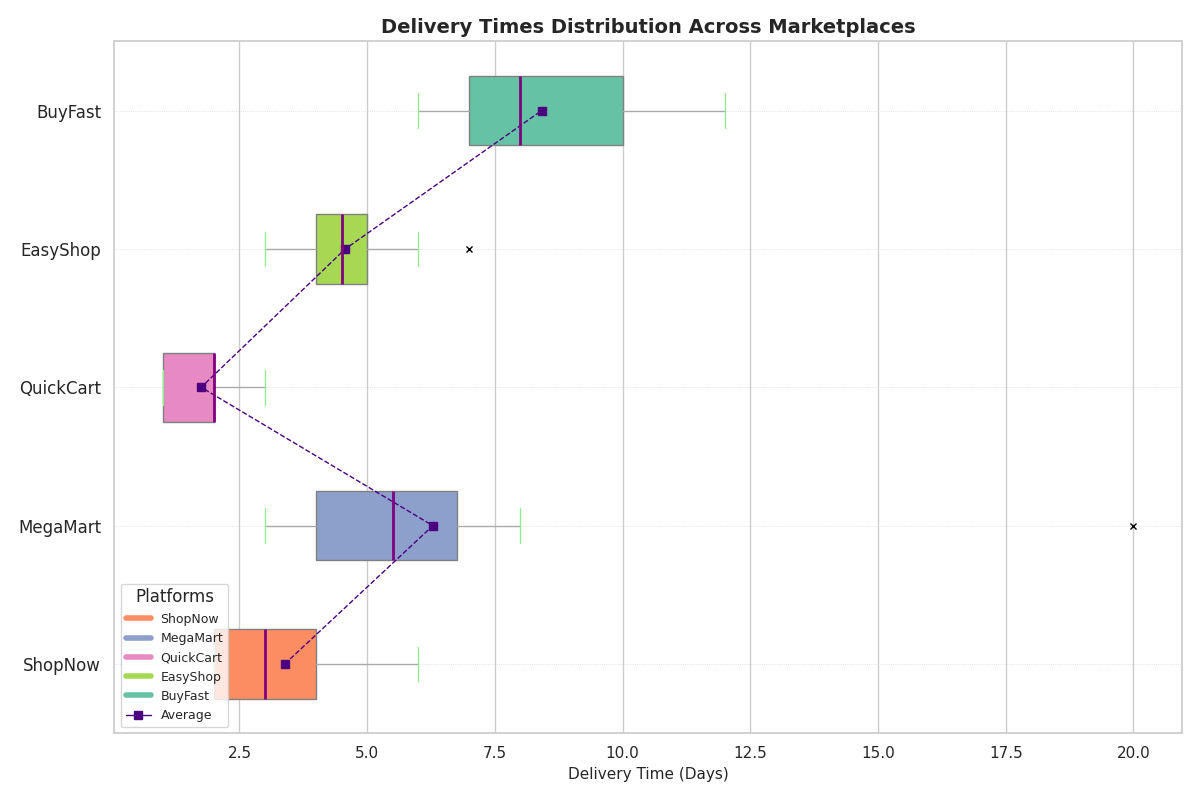

The Python source for this figure:
import matplotlib.pyplot as plt
import numpy as np

# E-commerce platforms
marketplaces = ['ShopNow', 'MegaMart', 'QuickCart', 'EasyShop', 'BuyFast']

# Delivery times (in days)
delivery_times = [
    [2, 3, 5, 2, 3, 4, 5, 2, 3, 6, 2, 3, 4],
    [4, 3, 5, 6, 4, 7, 3, 6, 4, 5, 7, 6, 8, 20],
    [1, 2, 2, 1, 3, 2, 1, 2, 3, 1, 1, 2],
    [3, 5, 4, 6, 5, 3, 4, 5, 6, 4, 5, 7, 3, 4],
    [6, 8, 7, 9, 8, 10, 7, 6, 7, 11, 12, 10]
]

# Average delivery times for line plot
average_delivery_times = [np.mean(times) for times in delivery_times]

# Colors for box plots
colors = ['#fc8d62', '#8da0cb', '#e78ac3', '#a6d854', '#66c2a5']

# Create a horizontal box plot
fig, ax = plt.subplots(figsize=(12, 8))
bplot = ax.boxplot(delivery_times, vert=False, patch_artist=True, 
                   notch=False,
                   boxprops=dict(facecolor='lightgray', color='gray'),
                   whiskerprops=dict(color='darkgray'),
                   capprops=dict(color='lightgreen'),
                   medianprops=dict(color='purple', linewidth=2),
                   flierprops=dict(marker='x', color='orange', markersize=5))

# Customize box colors
for patch, color in zip(bplot['boxes'], colors):
    patch.set_facecolor(color)

# Overlay a line plot for average delivery times
ax.plot(average_delivery_times, range(1, len(marketplaces) + 1), 
        linestyle='--', marker='s', color='indigo', linewidth=1, markersize=6, 
        label='Average Delivery Time')

# Gridlines for clarity
ax.yaxis.grid(True, linestyle=':', linewidth=0.5, alpha=0.9)

# Labels and title
ax.set_yticklabels(marketplaces, fontsize=12)
ax.set_title('Delivery Times Distribution Across Marketplaces', 
             fontsize=14, fontweight='semibold')
ax.set_xlabel('Delivery Time (Days)', fontsize=11)

# Add a legend
handles = [plt.Line2D([0], [0], color=c, lw=4) for c in colors] + [plt.Line2D([0], [0], color='indigo', lw=1, marker='s')]
legend_labels = ['ShopNow', 'MegaMart', 'QuickCart', 'EasyShop', 'BuyFast', 'Average']
ax.legend(handles, legend_labels, loc='lower left', title='Platforms', fontsize=9)

plt.tight_layout()
plt.show()
